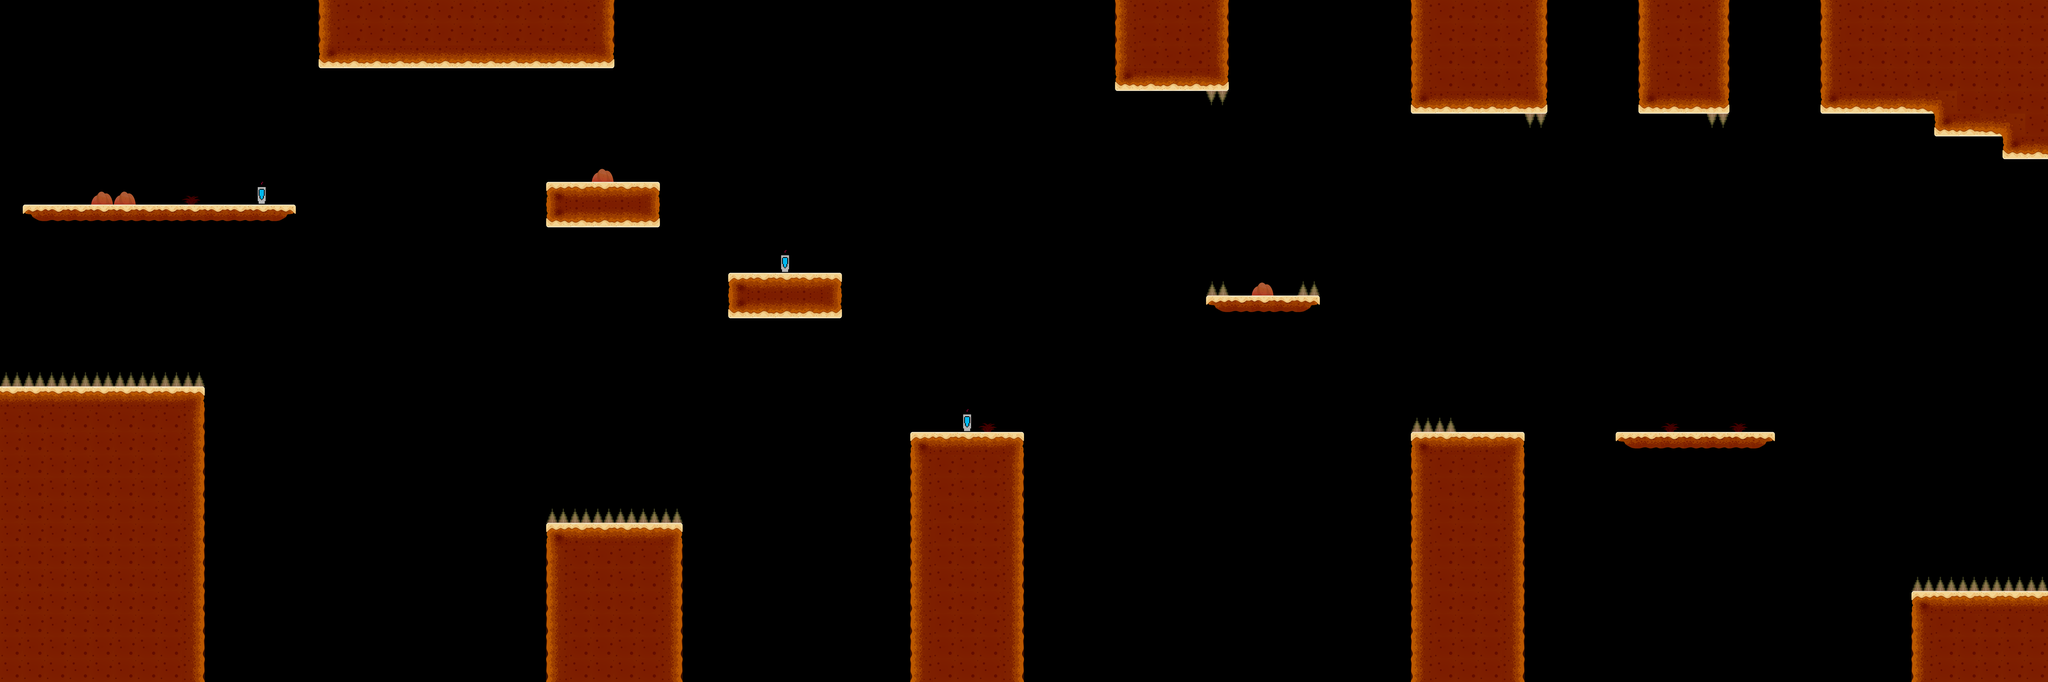

A level layout from a 2D game, rendered from its tile map. Below: a short description, then the map file with tile-grid data replaced by summaries:
An orthogonal 90x30 tile map with 128x128 px tiles, 2 tile layers (Sol, Objets), 26 tilesets and 3 objects.

<map version="1.10" tiledversion="1.10.2" orientation="orthogonal" renderorder="right-down" width="90" height="30" tilewidth="128" tileheight="128" infinite="0" nextlayerid="5" nextobjectid="7">
 <tileset firstgid="1" name="Rbackground" tilewidth="854" tileheight="645" tilecount="1" columns="1">
  <image source="Rpng/Rbackground.png" width="854" height="645" />
 </tileset>
 <tileset firstgid="2" name="1" tilewidth="128" tileheight="128" tilecount="1" columns="1">
  <image source="Rpng/Tile/1.png" width="128" height="128" />
 </tileset>
 <tileset firstgid="3" name="2" tilewidth="128" tileheight="128" tilecount="1" columns="1">
  <image source="Rpng/Tile/2.png" width="128" height="128" />
 </tileset>
 <tileset firstgid="4" name="3" tilewidth="128" tileheight="128" tilecount="1" columns="1">
  <image source="Rpng/Tile/3.png" width="128" height="128" />
 </tileset>
 <tileset firstgid="5" name="4" tilewidth="128" tileheight="128" tilecount="1" columns="1">
  <image source="Rpng/Tile/4.png" width="128" height="128" />
 </tileset>
 <tileset firstgid="6" name="5" tilewidth="128" tileheight="128" tilecount="1" columns="1">
  <image source="Rpng/Tile/5.png" width="128" height="128" />
 </tileset>
 <tileset firstgid="7" name="6" tilewidth="128" tileheight="128" tilecount="1" columns="1">
  <image source="Rpng/Tile/6.png" width="128" height="128" />
 </tileset>
 <tileset firstgid="8" name="7" tilewidth="128" tileheight="128" tilecount="1" columns="1">
  <image source="Rpng/Tile/7.png" width="128" height="128" />
 </tileset>
 <tileset firstgid="9" name="8" tilewidth="128" tileheight="128" tilecount="1" columns="1">
  <image source="Rpng/Tile/8.png" width="128" height="128" />
 </tileset>
 <tileset firstgid="10" name="9" tilewidth="128" tileheight="128" tilecount="1" columns="1">
  <image source="Rpng/Tile/9.png" width="128" height="128" />
 </tileset>
 <tileset firstgid="11" name="14" tilewidth="128" tileheight="128" tilecount="1" columns="1">
  <image source="Rpng/Tile/14.png" width="128" height="128" />
 </tileset>
 <tileset firstgid="12" name="16" tilewidth="128" tileheight="128" tilecount="1" columns="1">
  <image source="Rpng/Tile/16.png" width="160" height="128" />
 </tileset>
 <tileset firstgid="13" name="15" tilewidth="128" tileheight="128" tilecount="1" columns="1">
  <image source="Rpng/Tile/15.png" width="128" height="128" />
 </tileset>
 <tileset firstgid="14" name="1R" tilewidth="128" tileheight="128" tilecount="1" columns="1">
  <image source="Rpng/Tile/1R.png" width="128" height="128" />
 </tileset>
 <tileset firstgid="15" name="3R" tilewidth="128" tileheight="128" tilecount="1" columns="1">
  <image source="Rpng/Tile/3R.png" width="128" height="128" />
 </tileset>
 <tileset firstgid="16" name="2R" tilewidth="128" tileheight="128" tilecount="1" columns="1">
  <image source="Rpng/Tile/2R.png" width="128" height="128" />
 </tileset>
 <tileset firstgid="17" name="NicePng_spike-spiegel-png_2287658" tilewidth="97" tileheight="51" tilecount="1" columns="1">
  <image source="Rpng/Objects/NicePng_spike-spiegel-png_2287658.png" width="97" height="51" />
 </tileset>
 <tileset firstgid="18" name="8R" tilewidth="128" tileheight="128" tilecount="1" columns="1">
  <image source="Rpng/Tile/8R.png" width="128" height="128" />
 </tileset>
 <tileset firstgid="19" name="10R" tilewidth="128" tileheight="128" tilecount="1" columns="1">
  <image source="Rpng/Tile/10R.png" width="128" height="128" />
 </tileset>
 <tileset firstgid="20" name="7R" tilewidth="128" tileheight="128" tilecount="1" columns="1">
  <image source="Rpng/Tile/7R.png" width="128" height="128" />
 </tileset>
 <tileset firstgid="21" name="11R" tilewidth="128" tileheight="128" tilecount="1" columns="1">
  <image source="Rpng/Tile/11R.png" width="128" height="128" />
 </tileset>
 <tileset firstgid="22" name="Reversed_NicePng_spike-spiegel-png_2287658" tilewidth="128" tileheight="128" tilecount="1" columns="1">
  <image source="Rpng/Reversed_NicePng_spike-spiegel-png_2287658.png" width="128" height="128" />
 </tileset>
 <tileset firstgid="23" name="NicePng_spike-spiegel-png_2287658" tilewidth="128" tileheight="128" tilecount="1" columns="1">
  <image source="Rpng/NicePng_spike-spiegel-png_2287658.png" width="128" height="128" />
 </tileset>
 <tileset firstgid="24" name="pixil-frame-0_1" tilewidth="128" tileheight="128" tilecount="1" columns="1">
  <image source="Rpng/pixil-frame-0_1.png" width="128" height="128" />
 </tileset>
 <tileset firstgid="25" name="Grass_1R" tilewidth="102" tileheight="50" tilecount="1" columns="1">
  <image source="Rpng/Objects/Grass_1R.png" width="102" height="50" />
 </tileset>
 <tileset firstgid="26" name="StoneR" tilewidth="124" tileheight="73" tilecount="1" columns="1">
  <image source="Rpng/Objects/StoneR.png" width="124" height="73" />
 </tileset>
 <objectgroup id="2" name="Fond">
  <object id="1" gid="1" x="0" y="3840" width="5079.76" height="3836.59" />
  <object id="2" gid="2147483649" x="4992" y="3840" width="5071.17" height="3830.1" />
  <object id="3" gid="1" x="9984" y="3840" width="5055.38" height="3818.18" />
 </objectgroup>
 <layer id="1" name="Sol" width="90" height="30">
  <data>[2700 cells, 503 non-empty, 14 distinct tile ids]</data>
 </layer>
 <layer id="4" name="Objets" width="90" height="30">
  <data>[2700 cells, 39 non-empty, 5 distinct tile ids]</data>
 </layer>
</map>
